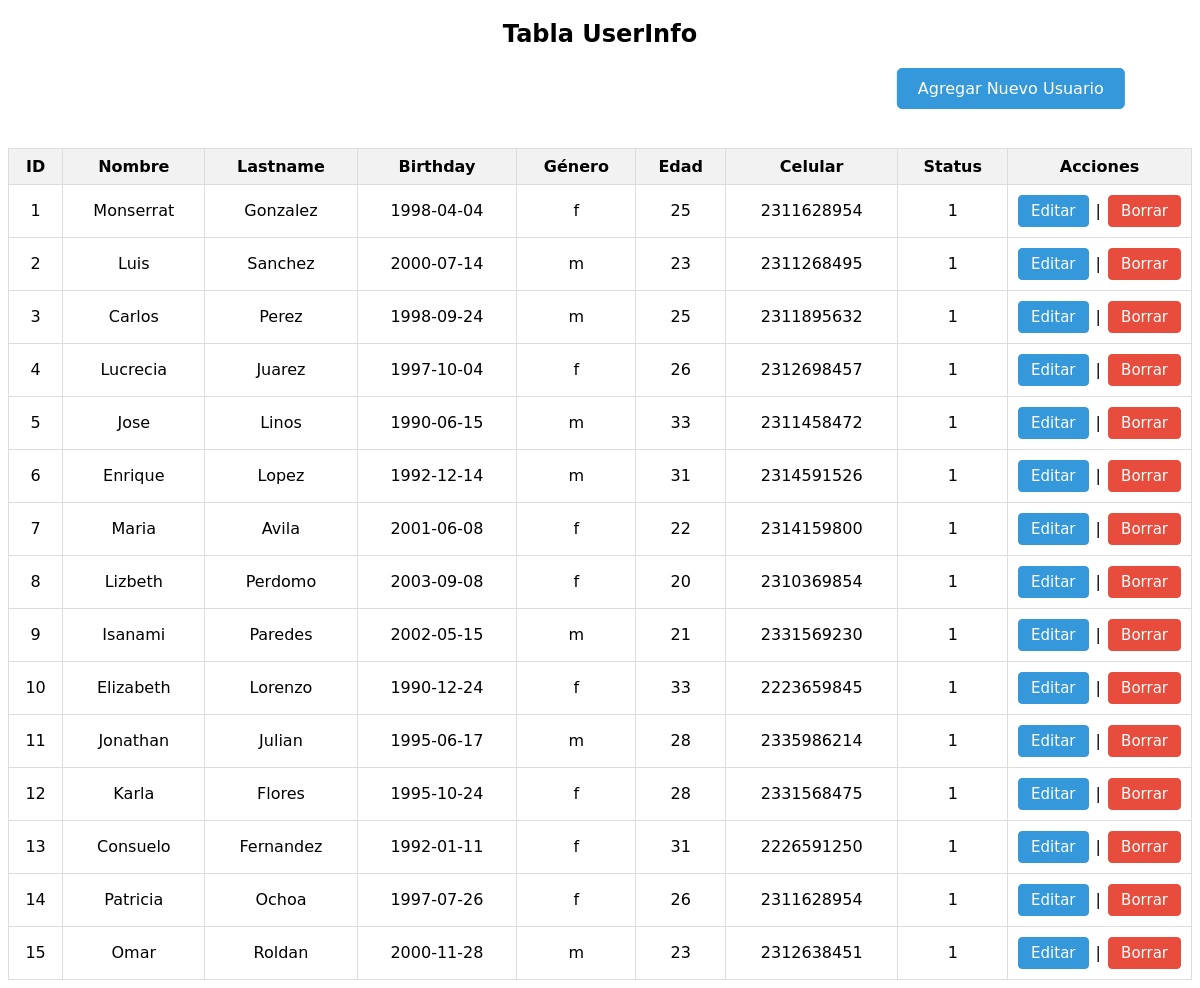
Page /ProyectoMetlife/userinfo.php on the committed database.
### tables this page shows
create table userinfo(
	id int not null,
	nombre varchar(50),
	lastname varchar(80),
	birthday date null,
	genero char,
	edad int not null,
	celular varchar(15) null,
	photo varchar(250) null,
	bio text null,
	website varchar(255) null,
	status boolean default true,
	created_at datetime,
	updated_at datetime null,
	deleted_at datetime null,
	constraint id_usuario foreign key(id) references usuarios(id),
	primary key(id)
);

### ProyectoMetlife/userinfo.php (the view, shortened to what this page needs)
<?php
include 'conexion.php';
?>
<!DOCTYPE html>
<html lang="en">
<head>
</head>
<body>
<?php
$sql = "SELECT * FROM userinfo";
$result = $conn->query($sql);
echo "<h2>Tabla UserInfo</h2>";
echo "<a href='agregar_userinfo.php' class='button-link'>Agregar Nuevo Usuario  </a><br><br>";
echo "<table>
<tr>
<th>ID</th>
<th>Nombre</th>
<th>Lastname</th>
<th>Birthday</th>
<th>Género</th>
<th>Edad</th>
<th>Celular</th>
<th>Status</th>
<th>Acciones</th>
</tr>";
while ($row = $result->fetch_assoc()) {
    echo "<tr>
    <td>{$row['id']}</td>
    <td>{$row['nombre']}</td>
    <td>{$row['lastname']}</td>
    <td>{$row['birthday']}</td>
    <td>{$row['genero']}</td>
    <td>{$row['edad']}</td>
    <td>{$row['celular']}</td>
    <td>{$row['status']}</td>
    <td class='actions'>
        <a class='edit-btn' href='editar_userinfo.php?id={$row['id']}'>Editar</a>
        |
        <form method='post' action='borrar_userinfo.php' style='display:inline;'>
            <input type='hidden' name='id' value='{$row['id']}'>
            <input class='delete-btn' type='submit' value='Borrar' onclick='return confirm(\"¿Estás seguro de borrar este perfil?\")'>
        </form>
    </td>
    </tr>";
}
echo "</table>";
?>
</body>
</html>

### ProyectoMetlife/userinfo.php (style rules this page uses)
body { font-family: "DejaVu Sans"; }
table { width: 100%; border-collapse: collapse; margin-top: 20px; }
th, td { border: 1px solid #dddddd; text-align: center; padding: 8px; }
th { background-color: #f2f2f2; }
.actions { white-space: nowrap; width: 1%; }
.edit-btn { display: inline-block; padding: 6px 12px; margin: 2px; font-family: "DejaVu Sans"; text-decoration: none; background-color: #3498db; color: #ffffff; border: 1px solid #3498db; border-radius: 4px; cursor: pointer; font-size: 15px; }
.delete-btn { background-color: #e74c3c; border: 1px solid #e74c3c; font-family: "DejaVu Sans"; display: inline-block; padding: 6px 12px; margin: 2px; text-decoration: none; color: #ffffff; border-radius: 4px; font-size: 15px; }
h2 { text-align: center; }
.button-link { display: inline-block; padding: 10px 20px; font-size: 16px; text-align: center; text-decoration: none; background-color: #3498db; color: white; border: 1px solid #3498db; border-radius: 5px; cursor: pointer; transition: background-color 0.3s ease; transform: translate(390%, 0%); }

### rows in the picture
userinfo: id "1", nombre "Monserrat", lastname "Gonzalez", birthday "1998-04-04", genero "f", edad "25", celular "2311628954", status "1"
userinfo: id "2", nombre "Luis", lastname "Sanchez", birthday "2000-07-14", genero "m", edad "23", celular "2311268495", status "1"
userinfo: id "3", nombre "Carlos", lastname "Perez", birthday "1998-09-24", genero "m", edad "25", celular "2311895632", status "1"
userinfo: id "4", nombre "Lucrecia", lastname "Juarez", birthday "1997-10-04", genero "f", edad "26", celular "2312698457", status "1"
userinfo: id "5", nombre "Jose", lastname "Linos", birthday "1990-06-15", genero "m", edad "33", celular "2311458472", status "1"
userinfo: id "6", nombre "Enrique", lastname "Lopez", birthday "1992-12-14", genero "m", edad "31", celular "2314591526", status "1"
userinfo: id "7", nombre "Maria", lastname "Avila", birthday "2001-06-08", genero "f", edad "22", celular "2314159800", status "1"
userinfo: id "8", nombre "Lizbeth", lastname "Perdomo", birthday "2003-09-08", genero "f", edad "20", celular "2310369854", status "1"
userinfo: id "9", nombre "Isanami", lastname "Paredes", birthday "2002-05-15", genero "m", edad "21", celular "2331569230", status "1"
userinfo: id "10", nombre "Elizabeth", lastname "Lorenzo", birthday "1990-12-24", genero "f", edad "33", celular "2223659845", status "1"
userinfo: id "11", nombre "Jonathan", lastname "Julian", birthday "1995-06-17", genero "m", edad "28", celular "2335986214", status "1"
userinfo: id "12", nombre "Karla", lastname "Flores", birthday "1995-10-24", genero "f", edad "28", celular "2331568475", status "1"
userinfo: id "13", nombre "Consuelo", lastname "Fernandez", birthday "1992-01-11", genero "f", edad "31", celular "2226591250", status "1"
userinfo: id "14", nombre "Patricia", lastname "Ochoa", birthday "1997-07-26", genero "f", edad "26", celular "2311628954", status "1"
userinfo: id "15", nombre "Omar", lastname "Roldan", birthday "2000-11-28", genero "m", edad "23", celular "2312638451", status "1"
